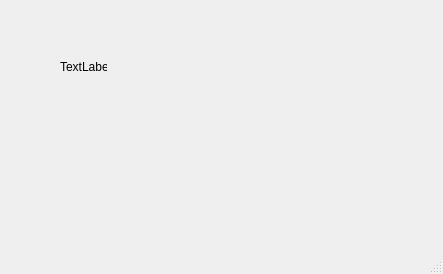
<?xml version="1.0" encoding="UTF-8"?>
<ui version="4.0">
 <class>sure</class>
 <widget class="QMainWindow" name="sure">
  <property name="geometry">
   <rect>
    <x>0</x>
    <y>0</y>
    <width>443</width>
    <height>274</height>
   </rect>
  </property>
  <property name="windowTitle">
   <string>MainWindow</string>
  </property>
  <widget class="QWidget" name="centralwidget">
   <property name="styleSheet">
    <string notr="true">background-color: #0a0e1a;

QLabel
{
   font: 17pt &quot;Cooper Black&quot;;
   color : rgb(255, 255, 255);
}

QPushButton
{
font: 11pt &quot;Calibri Light&quot;;
background-color : #9aa0c6;
color : rgb(0, 0, 0);
padding : 5px;
border-radius : 10px;
}
QPushButton:hover
{
color : rgb(0, 0, 0);
background-color:rgb(255,255,255);

}
QLineEdit
{
	font: 19pt &quot;MV Boli&quot;;
}
Lable
{
   font: 40pt &quot;Viner Hand ITC&quot;;
}
background-color: #0a0e1a;

QLabel
{
   font: 17pt &quot;Cooper Black&quot;;
   color : rgb(255, 255, 255);
}

QPushButton
{
font: 11pt &quot;Calibri Light&quot;;
background-color : #9aa0c6;
color : rgb(0, 0, 0);
padding : 5px;
border-radius : 10px;
}
QPushButton:hover
{
color : rgb(0, 0, 0);
background-color:rgb(255,255,255);

}
QLineEdit
{
	font: 19pt &quot;MV Boli&quot;;
}
Lable
{
   font: 40pt &quot;Viner Hand ITC&quot;;
}
</string>
   </property>
   <widget class="QLabel" name="label">
    <property name="geometry">
     <rect>
      <x>60</x>
      <y>60</y>
      <width>47</width>
      <height>13</height>
     </rect>
    </property>
    <property name="text">
     <string>TextLabel</string>
    </property>
   </widget>
  </widget>
  <widget class="QMenuBar" name="menubar">
   <property name="geometry">
    <rect>
     <x>0</x>
     <y>0</y>
     <width>443</width>
     <height>21</height>
    </rect>
   </property>
  </widget>
  <widget class="QStatusBar" name="statusbar"/>
 </widget>
 <resources/>
 <connections/>
</ui>
